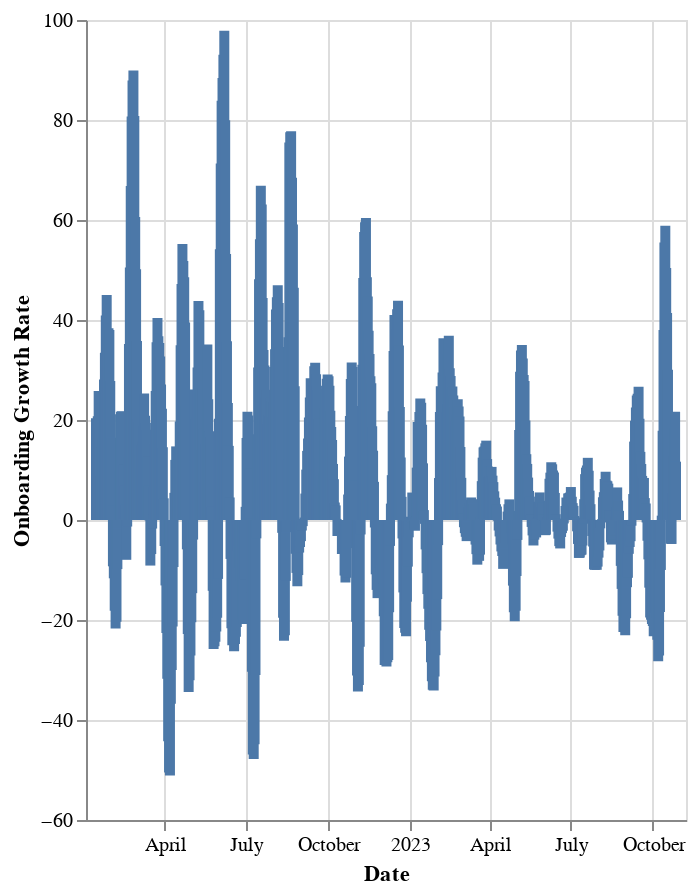

The cell this chart's notebook holds for it:
### Markdown cell above
### Onboarding Growth Rate (7 Day Rolling Average)

### Code cell
# | output: true

df["growth_rate"] = df["onboarded_tibs"].pct_change(
    periods=7).rolling(7).mean() * 100
recent_df = df[df["date"] > "2022-01-01"]

alt.Chart(recent_df).mark_bar().encode(
    x=alt.X("date:T", title="Date"),
    y=alt.Y("growth_rate:Q", title="Onboarding Growth Rate"),
    tooltip=[
        alt.Tooltip("date:T", title="Date"),
        alt.Tooltip("growth_rate:Q", title="Onboarding Growth Rate"),
    ],
).properties(
    width="container",
    height=400,
)

### Figure 1 — Vega-Lite specification as saved in the notebook (floating-point values rounded to 4 significant figures; data arrays with more than 128 entries replaced by an {"elided": "..."} marker saying what was removed)
{"usermeta": {"embedOptions": {"theme": "powerbi"}}, "config": {"view": {"continuousWidth": 300, "continuousHeight": 300}}, "data": {"name": "data-61332c7ec35f3d3f127ad00ad6b52c9e"}, "mark": {"type": "bar"}, "encoding": {"tooltip": [{"field": "date", "title": "Date", "type": "temporal"}, {"field": "growth_rate", "title": "Onboarding Growth Rate", "type": "quantitative"}], "x": {"field": "date", "title": "Date", "type": "temporal"}, "y": {"field": "growth_rate", "title": "Onboarding Growth Rate", "type": "quantitative"}}, "height": 400, "width": "container", "$schema": "https://vega.github.io/schema/vega-lite/v5.15.1.json", "datasets": {"data-61332c7ec35f3d3f127ad00ad6b52c9e": {"elided": "664 records"}}}
